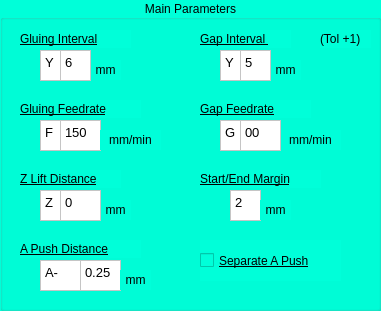
     <widget class="QGroupBox" name="param_group">
      <property name="geometry">
       <rect>
        <x>50</x>
        <y>10</y>
        <width>381</width>
        <height>311</height>
       </rect>
      </property>
      <property name="styleSheet">
       <string notr="true">background-color: rgb(0, 255, 217);</string>
      </property>
      <property name="title">
       <string>Main Parameters</string>
      </property>
      <property name="alignment">
       <set>Qt::AlignCenter</set>
      </property>
      <widget class="QLabel" name="glu_int_mm">
       <property name="geometry">
        <rect>
         <x>90</x>
         <y>60</y>
         <width>31</width>
         <height>20</height>
        </rect>
       </property>
       <property name="text">
        <string>mm</string>
       </property>
       <property name="alignment">
        <set>Qt::AlignCenter</set>
       </property>
      </widget>
      <widget class="QTextEdit" name="glu_int">
       <property name="geometry">
        <rect>
         <x>60</x>
         <y>50</y>
         <width>31</width>
         <height>31</height>
        </rect>
       </property>
       <property name="styleSheet">
        <string notr="true">background-color: rgb(255, 255, 255);</string>
       </property>
       <property name="html">
        <string>&lt;!DOCTYPE HTML PUBLIC &quot;-//W3C//DTD HTML 4.0//EN&quot; &quot;http://www.w3.org/TR/REC-html40/strict.dtd&quot;&gt;
&lt;html&gt;&lt;head&gt;&lt;meta name=&quot;qrichtext&quot; content=&quot;1&quot; /&gt;&lt;meta charset=&quot;utf-8&quot; /&gt;&lt;style type=&quot;text/css&quot;&gt;
p, li { white-space: pre-wrap; }
hr { height: 1px; border-width: 0; }
&lt;/style&gt;&lt;/head&gt;&lt;body style=&quot; font-family:'Noto Sans'; font-size:12pt; font-weight:400; font-style:normal;&quot;&gt;
&lt;p style=&quot; margin-top:0px; margin-bottom:0px; margin-left:0px; margin-right:0px; -qt-block-indent:0; text-indent:0px;&quot;&gt;&lt;span style=&quot; font-size:10pt;&quot;&gt;6&lt;/span&gt;&lt;/p&gt;&lt;/body&gt;&lt;/html&gt;</string>
       </property>
      </widget>
      <widget class="QTextEdit" name="glu_int_0">
       <property name="enabled">
        <bool>true</bool>
       </property>
       <property name="geometry">
        <rect>
         <x>40</x>
         <y>50</y>
         <width>21</width>
         <height>31</height>
        </rect>
       </property>
       <property name="styleSheet">
        <string notr="true">background-color: rgb(255, 255, 255);</string>
       </property>
       <property name="readOnly">
        <bool>true</bool>
       </property>
       <property name="html">
        <string>&lt;!DOCTYPE HTML PUBLIC &quot;-//W3C//DTD HTML 4.0//EN&quot; &quot;http://www.w3.org/TR/REC-html40/strict.dtd&quot;&gt;
&lt;html&gt;&lt;head&gt;&lt;meta name=&quot;qrichtext&quot; content=&quot;1&quot; /&gt;&lt;meta charset=&quot;utf-8&quot; /&gt;&lt;style type=&quot;text/css&quot;&gt;
p, li { white-space: pre-wrap; }
hr { height: 1px; border-width: 0; }
&lt;/style&gt;&lt;/head&gt;&lt;body style=&quot; font-family:'Noto Sans'; font-size:12pt; font-weight:400; font-style:normal;&quot;&gt;
&lt;p style=&quot; margin-top:0px; margin-bottom:0px; margin-left:0px; margin-right:0px; -qt-block-indent:0; text-indent:0px;&quot;&gt;&lt;span style=&quot; font-size:10pt;&quot;&gt;Y&lt;/span&gt;&lt;/p&gt;&lt;/body&gt;&lt;/html&gt;</string>
       </property>
      </widget>
      <widget class="QLabel" name="glu_int_label">
       <property name="geometry">
        <rect>
         <x>20</x>
         <y>30</y>
         <width>111</width>
         <height>18</height>
        </rect>
       </property>
       <property name="styleSheet">
        <string notr="true">font: 12pt &quot;Noto Sans&quot;;
text-decoration: underline;</string>
       </property>
       <property name="text">
        <string>Gluing Interval</string>
       </property>
      </widget>
      <widget class="QLabel" name="gap_int_label">
       <property name="geometry">
        <rect>
         <x>200</x>
         <y>30</y>
         <width>91</width>
         <height>18</height>
        </rect>
       </property>
       <property name="styleSheet">
        <string notr="true">font: 12pt &quot;Noto Sans&quot;;
text-decoration: underline;</string>
       </property>
       <property name="text">
        <string>Gap Interval </string>
       </property>
      </widget>
      <widget class="QLabel" name="gap_int_mm">
       <property name="geometry">
        <rect>
         <x>270</x>
         <y>60</y>
         <width>31</width>
         <height>20</height>
        </rect>
       </property>
       <property name="text">
        <string>mm</string>
       </property>
       <property name="alignment">
        <set>Qt::AlignCenter</set>
       </property>
      </widget>
      <widget class="QTextEdit" name="gap_int_0">
       <property name="enabled">
        <bool>true</bool>
       </property>
       <property name="geometry">
        <rect>
         <x>220</x>
         <y>50</y>
         <width>21</width>
         <height>31</height>
        </rect>
       </property>
       <property name="styleSheet">
        <string notr="true">background-color: rgb(255, 255, 255);</string>
       </property>
       <property name="readOnly">
        <bool>true</bool>
       </property>
       <property name="html">
        <string>&lt;!DOCTYPE HTML PUBLIC &quot;-//W3C//DTD HTML 4.0//EN&quot; &quot;http://www.w3.org/TR/REC-html40/strict.dtd&quot;&gt;
&lt;html&gt;&lt;head&gt;&lt;meta name=&quot;qrichtext&quot; content=&quot;1&quot; /&gt;&lt;meta charset=&quot;utf-8&quot; /&gt;&lt;style type=&quot;text/css&quot;&gt;
p, li { white-space: pre-wrap; }
hr { height: 1px; border-width: 0; }
&lt;/style&gt;&lt;/head&gt;&lt;body style=&quot; font-family:'Noto Sans'; font-size:12pt; font-weight:400; font-style:normal;&quot;&gt;
&lt;p style=&quot; margin-top:0px; margin-bottom:0px; margin-left:0px; margin-right:0px; -qt-block-indent:0; text-indent:0px;&quot;&gt;&lt;span style=&quot; font-size:10pt;&quot;&gt;Y&lt;/span&gt;&lt;/p&gt;&lt;/body&gt;&lt;/html&gt;</string>
       </property>
      </widget>
      <widget class="QTextEdit" name="gap_int">
       <property name="geometry">
        <rect>
         <x>240</x>
         <y>50</y>
         <width>31</width>
         <height>31</height>
        </rect>
       </property>
       <property name="styleSheet">
        <string notr="true">background-color: rgb(255, 255, 255);</string>
       </property>
       <property name="html">
        <string>&lt;!DOCTYPE HTML PUBLIC &quot;-//W3C//DTD HTML 4.0//EN&quot; &quot;http://www.w3.org/TR/REC-html40/strict.dtd&quot;&gt;
&lt;html&gt;&lt;head&gt;&lt;meta name=&quot;qrichtext&quot; content=&quot;1&quot; /&gt;&lt;meta charset=&quot;utf-8&quot; /&gt;&lt;style type=&quot;text/css&quot;&gt;
p, li { white-space: pre-wrap; }
hr { height: 1px; border-width: 0; }
&lt;/style&gt;&lt;/head&gt;&lt;body style=&quot; font-family:'Noto Sans'; font-size:12pt; font-weight:400; font-style:normal;&quot;&gt;
&lt;p style=&quot; margin-top:0px; margin-bottom:0px; margin-left:0px; margin-right:0px; -qt-block-indent:0; text-indent:0px;&quot;&gt;&lt;span style=&quot; font-size:10pt;&quot;&gt;5&lt;/span&gt;&lt;/p&gt;&lt;/body&gt;&lt;/html&gt;</string>
       </property>
      </widget>
      <widget class="QTextEdit" name="glu_fr">
       <property name="geometry">
        <rect>
         <x>60</x>
         <y>120</y>
         <width>41</width>
         <height>31</height>
        </rect>
       </property>
       <property name="styleSheet">
        <string notr="true">background-color: rgb(255, 255, 255);</string>
       </property>
       <property name="html">
        <string>&lt;!DOCTYPE HTML PUBLIC &quot;-//W3C//DTD HTML 4.0//EN&quot; &quot;http://www.w3.org/TR/REC-html40/strict.dtd&quot;&gt;
&lt;html&gt;&lt;head&gt;&lt;meta name=&quot;qrichtext&quot; content=&quot;1&quot; /&gt;&lt;meta charset=&quot;utf-8&quot; /&gt;&lt;style type=&quot;text/css&quot;&gt;
p, li { white-space: pre-wrap; }
hr { height: 1px; border-width: 0; }
&lt;/style&gt;&lt;/head&gt;&lt;body style=&quot; font-family:'Noto Sans'; font-size:12pt; font-weight:400; font-style:normal;&quot;&gt;
&lt;p style=&quot; margin-top:0px; margin-bottom:0px; margin-left:0px; margin-right:0px; -qt-block-indent:0; text-indent:0px;&quot;&gt;&lt;span style=&quot; font-size:10pt;&quot;&gt;150&lt;/span&gt;&lt;/p&gt;&lt;/body&gt;&lt;/html&gt;</string>
       </property>
      </widget>
      <widget class="QTextEdit" name="glu_fr_0">
       <property name="enabled">
        <bool>true</bool>
       </property>
       <property name="geometry">
        <rect>
         <x>40</x>
         <y>120</y>
         <width>21</width>
         <height>31</height>
        </rect>
       </property>
       <property name="styleSheet">
        <string notr="true">background-color: rgb(255, 255, 255);</string>
       </property>
       <property name="readOnly">
        <bool>true</bool>
       </property>
       <property name="html">
        <string>&lt;!DOCTYPE HTML PUBLIC &quot;-//W3C//DTD HTML 4.0//EN&quot; &quot;http://www.w3.org/TR/REC-html40/strict.dtd&quot;&gt;
&lt;html&gt;&lt;head&gt;&lt;meta name=&quot;qrichtext&quot; content=&quot;1&quot; /&gt;&lt;meta charset=&quot;utf-8&quot; /&gt;&lt;style type=&quot;text/css&quot;&gt;
p, li { white-space: pre-wrap; }
hr { height: 1px; border-width: 0; }
&lt;/style&gt;&lt;/head&gt;&lt;body style=&quot; font-family:'Noto Sans'; font-size:12pt; font-weight:400; font-style:normal;&quot;&gt;
&lt;p style=&quot; margin-top:0px; margin-bottom:0px; margin-left:0px; margin-right:0px; -qt-block-indent:0; text-indent:0px;&quot;&gt;&lt;span style=&quot; font-size:10pt;&quot;&gt;F&lt;/span&gt;&lt;/p&gt;&lt;/body&gt;&lt;/html&gt;</string>
       </property>
      </widget>
      <widget class="QLabel" name="glu_fr_label">
       <property name="geometry">
        <rect>
         <x>20</x>
         <y>100</y>
         <width>121</width>
         <height>18</height>
        </rect>
       </property>
       <property name="styleSheet">
        <string notr="true">font: 12pt &quot;Noto Sans&quot;;
text-decoration: underline;</string>
       </property>
       <property name="text">
        <string>Gluing Feedrate</string>
       </property>
      </widget>
      <widget class="QLabel" name="glu_fr_mm_min">
       <property name="geometry">
        <rect>
         <x>100</x>
         <y>130</y>
         <width>61</width>
         <height>20</height>
        </rect>
       </property>
       <property name="text">
        <string>mm/min</string>
       </property>
       <property name="alignment">
        <set>Qt::AlignCenter</set>
       </property>
      </widget>
      <widget class="QLabel" name="z_lift_label">
       <property name="geometry">
        <rect>
         <x>20</x>
         <y>170</y>
         <width>101</width>
         <height>18</height>
        </rect>
       </property>
       <property name="styleSheet">
        <string notr="true">font: 12pt &quot;Noto Sans&quot;;
text-decoration: underline;</string>
       </property>
       <property name="text">
        <string>Z Lift Distance</string>
       </property>
      </widget>
      <widget class="QLabel" name="z_lift_mm">
       <property name="geometry">
        <rect>
         <x>100</x>
         <y>200</y>
         <width>31</width>
         <height>20</height>
        </rect>
       </property>
       <property name="text">
        <string>mm</string>
       </property>
       <property name="alignment">
        <set>Qt::AlignCenter</set>
       </property>
      </widget>
      <widget class="QTextEdit" name="z_lift">
       <property name="geometry">
        <rect>
         <x>60</x>
         <y>190</y>
         <width>41</width>
         <height>31</height>
        </rect>
       </property>
       <property name="styleSheet">
        <string notr="true">background-color: rgb(255, 255, 255);</string>
       </property>
       <property name="html">
        <string>&lt;!DOCTYPE HTML PUBLIC &quot;-//W3C//DTD HTML 4.0//EN&quot; &quot;http://www.w3.org/TR/REC-html40/strict.dtd&quot;&gt;
&lt;html&gt;&lt;head&gt;&lt;meta name=&quot;qrichtext&quot; content=&quot;1&quot; /&gt;&lt;meta charset=&quot;utf-8&quot; /&gt;&lt;style type=&quot;text/css&quot;&gt;
p, li { white-space: pre-wrap; }
hr { height: 1px; border-width: 0; }
&lt;/style&gt;&lt;/head&gt;&lt;body style=&quot; font-family:'Noto Sans'; font-size:12pt; font-weight:400; font-style:normal;&quot;&gt;
&lt;p style=&quot; margin-top:0px; margin-bottom:0px; margin-left:0px; margin-right:0px; -qt-block-indent:0; text-indent:0px;&quot;&gt;&lt;span style=&quot; font-size:10pt;&quot;&gt;0&lt;/span&gt;&lt;/p&gt;&lt;/body&gt;&lt;/html&gt;</string>
       </property>
      </widget>
      <widget class="QTextEdit" name="z_lift_0">
       <property name="enabled">
        <bool>true</bool>
       </property>
       <property name="geometry">
        <rect>
         <x>40</x>
         <y>190</y>
         <width>21</width>
         <height>31</height>
        </rect>
       </property>
       <property name="styleSheet">
        <string notr="true">background-color: rgb(255, 255, 255);</string>
       </property>
       <property name="readOnly">
        <bool>true</bool>
       </property>
       <property name="html">
        <string>&lt;!DOCTYPE HTML PUBLIC &quot;-//W3C//DTD HTML 4.0//EN&quot; &quot;http://www.w3.org/TR/REC-html40/strict.dtd&quot;&gt;
&lt;html&gt;&lt;head&gt;&lt;meta name=&quot;qrichtext&quot; content=&quot;1&quot; /&gt;&lt;meta charset=&quot;utf-8&quot; /&gt;&lt;style type=&quot;text/css&quot;&gt;
p, li { white-space: pre-wrap; }
hr { height: 1px; border-width: 0; }
&lt;/style&gt;&lt;/head&gt;&lt;body style=&quot; font-family:'Noto Sans'; font-size:12pt; font-weight:400; font-style:normal;&quot;&gt;
&lt;p style=&quot; margin-top:0px; margin-bottom:0px; margin-left:0px; margin-right:0px; -qt-block-indent:0; text-indent:0px;&quot;&gt;&lt;span style=&quot; font-size:10pt;&quot;&gt;Z&lt;/span&gt;&lt;/p&gt;&lt;/body&gt;&lt;/html&gt;</string>
       </property>
      </widget>
      <widget class="QLabel" name="gap_fr_label">
       <property name="geometry">
        <rect>
         <x>200</x>
         <y>100</y>
         <width>111</width>
         <height>18</height>
        </rect>
       </property>
       <property name="styleSheet">
        <string notr="true">font: 12pt &quot;Noto Sans&quot;;
text-decoration: underline;</string>
       </property>
       <property name="text">
        <string>Gap Feedrate</string>
       </property>
      </widget>
      <widget class="QTextEdit" name="gap_fr_0">
       <property name="enabled">
        <bool>true</bool>
       </property>
       <property name="geometry">
        <rect>
         <x>220</x>
         <y>120</y>
         <width>21</width>
         <height>31</height>
        </rect>
       </property>
       <property name="styleSheet">
        <string notr="true">background-color: rgb(255, 255, 255);</string>
       </property>
       <property name="html">
        <string>&lt;!DOCTYPE HTML PUBLIC &quot;-//W3C//DTD HTML 4.0//EN&quot; &quot;http://www.w3.org/TR/REC-html40/strict.dtd&quot;&gt;
&lt;html&gt;&lt;head&gt;&lt;meta name=&quot;qrichtext&quot; content=&quot;1&quot; /&gt;&lt;meta charset=&quot;utf-8&quot; /&gt;&lt;style type=&quot;text/css&quot;&gt;
p, li { white-space: pre-wrap; }
hr { height: 1px; border-width: 0; }
&lt;/style&gt;&lt;/head&gt;&lt;body style=&quot; font-family:'Noto Sans'; font-size:12pt; font-weight:400; font-style:normal;&quot;&gt;
&lt;p style=&quot; margin-top:0px; margin-bottom:0px; margin-left:0px; margin-right:0px; -qt-block-indent:0; text-indent:0px;&quot;&gt;&lt;span style=&quot; font-size:10pt;&quot;&gt;G&lt;/span&gt;&lt;/p&gt;&lt;/body&gt;&lt;/html&gt;</string>
       </property>
      </widget>
      <widget class="QLabel" name="gap_fr_mm_min">
       <property name="geometry">
        <rect>
         <x>280</x>
         <y>130</y>
         <width>61</width>
         <height>20</height>
        </rect>
       </property>
       <property name="text">
        <string>mm/min</string>
       </property>
       <property name="alignment">
        <set>Qt::AlignCenter</set>
       </property>
      </widget>
      <widget class="QTextEdit" name="gap_fr">
       <property name="geometry">
        <rect>
         <x>240</x>
         <y>120</y>
         <width>41</width>
         <height>31</height>
        </rect>
       </property>
       <property name="styleSheet">
        <string notr="true">background-color: rgb(255, 255, 255);</string>
       </property>
       <property name="html">
        <string>&lt;!DOCTYPE HTML PUBLIC &quot;-//W3C//DTD HTML 4.0//EN&quot; &quot;http://www.w3.org/TR/REC-html40/strict.dtd&quot;&gt;
&lt;html&gt;&lt;head&gt;&lt;meta name=&quot;qrichtext&quot; content=&quot;1&quot; /&gt;&lt;meta charset=&quot;utf-8&quot; /&gt;&lt;style type=&quot;text/css&quot;&gt;
p, li { white-space: pre-wrap; }
hr { height: 1px; border-width: 0; }
&lt;/style&gt;&lt;/head&gt;&lt;body style=&quot; font-family:'Noto Sans'; font-size:12pt; font-weight:400; font-style:normal;&quot;&gt;
&lt;p style=&quot; margin-top:0px; margin-bottom:0px; margin-left:0px; margin-right:0px; -qt-block-indent:0; text-indent:0px;&quot;&gt;&lt;span style=&quot; font-size:10pt;&quot;&gt;00&lt;/span&gt;&lt;/p&gt;&lt;/body&gt;&lt;/html&gt;</string>
       </property>
      </widget>
      <widget class="QLabel" name="margin_label">
       <property name="geometry">
        <rect>
         <x>200</x>
         <y>170</y>
         <width>121</width>
         <height>18</height>
        </rect>
       </property>
       <property name="styleSheet">
        <string notr="true">font: 12pt &quot;Noto Sans&quot;;
text-decoration: underline;</string>
       </property>
       <property name="text">
        <string>Start/End Margin</string>
       </property>
      </widget>
      <widget class="QTextEdit" name="margin">
       <property name="geometry">
        <rect>
         <x>230</x>
         <y>190</y>
         <width>31</width>
         <height>31</height>
        </rect>
       </property>
       <property name="styleSheet">
        <string notr="true">background-color: rgb(255, 255, 255);</string>
       </property>
       <property name="html">
        <string>&lt;!DOCTYPE HTML PUBLIC &quot;-//W3C//DTD HTML 4.0//EN&quot; &quot;http://www.w3.org/TR/REC-html40/strict.dtd&quot;&gt;
&lt;html&gt;&lt;head&gt;&lt;meta name=&quot;qrichtext&quot; content=&quot;1&quot; /&gt;&lt;meta charset=&quot;utf-8&quot; /&gt;&lt;style type=&quot;text/css&quot;&gt;
p, li { white-space: pre-wrap; }
hr { height: 1px; border-width: 0; }
&lt;/style&gt;&lt;/head&gt;&lt;body style=&quot; font-family:'Noto Sans'; font-size:12pt; font-weight:400; font-style:normal;&quot;&gt;
&lt;p style=&quot; margin-top:0px; margin-bottom:0px; margin-left:0px; margin-right:0px; -qt-block-indent:0; text-indent:0px;&quot;&gt;&lt;span style=&quot; font-size:10pt;&quot;&gt;2&lt;/span&gt;&lt;/p&gt;&lt;/body&gt;&lt;/html&gt;</string>
       </property>
      </widget>
      <widget class="QLabel" name="margin_mm">
       <property name="geometry">
        <rect>
         <x>260</x>
         <y>200</y>
         <width>31</width>
         <height>20</height>
        </rect>
       </property>
       <property name="text">
        <string>mm</string>
       </property>
       <property name="alignment">
        <set>Qt::AlignCenter</set>
       </property>
      </widget>
      <widget class="QLabel" name="a_push_label">
       <property name="geometry">
        <rect>
         <x>20</x>
         <y>240</y>
         <width>121</width>
         <height>18</height>
        </rect>
       </property>
       <property name="styleSheet">
        <string notr="true">font: 12pt &quot;Noto Sans&quot;;
text-decoration: underline;</string>
       </property>
       <property name="text">
        <string>A Push Distance</string>
       </property>
      </widget>
      <widget class="QTextEdit" name="a_push_0">
       <property name="enabled">
        <bool>true</bool>
       </property>
       <property name="geometry">
        <rect>
         <x>40</x>
         <y>260</y>
         <width>41</width>
         <height>31</height>
        </rect>
       </property>
       <property name="styleSheet">
        <string notr="true">background-color: rgb(255, 255, 255);</string>
       </property>
       <property name="readOnly">
        <bool>true</bool>
       </property>
       <property name="html">
        <string>&lt;!DOCTYPE HTML PUBLIC &quot;-//W3C//DTD HTML 4.0//EN&quot; &quot;http://www.w3.org/TR/REC-html40/strict.dtd&quot;&gt;
&lt;html&gt;&lt;head&gt;&lt;meta name=&quot;qrichtext&quot; content=&quot;1&quot; /&gt;&lt;meta charset=&quot;utf-8&quot; /&gt;&lt;style type=&quot;text/css&quot;&gt;
p, li { white-space: pre-wrap; }
hr { height: 1px; border-width: 0; }
&lt;/style&gt;&lt;/head&gt;&lt;body style=&quot; font-family:'Noto Sans'; font-size:12pt; font-weight:400; font-style:normal;&quot;&gt;
&lt;p style=&quot; margin-top:0px; margin-bottom:0px; margin-left:0px; margin-right:0px; -qt-block-indent:0; text-indent:0px;&quot;&gt;&lt;span style=&quot; font-size:10pt;&quot;&gt;A-&lt;/span&gt;&lt;/p&gt;&lt;/body&gt;&lt;/html&gt;</string>
       </property>
      </widget>
      <widget class="QTextEdit" name="a_push">
       <property name="geometry">
        <rect>
         <x>80</x>
         <y>260</y>
         <width>41</width>
         <height>31</height>
        </rect>
       </property>
       <property name="styleSheet">
        <string notr="true">background-color: rgb(255, 255, 255);</string>
       </property>
       <property name="html">
        <string>&lt;!DOCTYPE HTML PUBLIC &quot;-//W3C//DTD HTML 4.0//EN&quot; &quot;http://www.w3.org/TR/REC-html40/strict.dtd&quot;&gt;
&lt;html&gt;&lt;head&gt;&lt;meta name=&quot;qrichtext&quot; content=&quot;1&quot; /&gt;&lt;meta charset=&quot;utf-8&quot; /&gt;&lt;style type=&quot;text/css&quot;&gt;
p, li { white-space: pre-wrap; }
hr { height: 1px; border-width: 0; }
&lt;/style&gt;&lt;/head&gt;&lt;body style=&quot; font-family:'Noto Sans'; font-size:12pt; font-weight:400; font-style:normal;&quot;&gt;
&lt;p style=&quot; margin-top:0px; margin-bottom:0px; margin-left:0px; margin-right:0px; -qt-block-indent:0; text-indent:0px;&quot;&gt;&lt;span style=&quot; font-size:10pt;&quot;&gt;0.25&lt;/span&gt;&lt;/p&gt;&lt;/body&gt;&lt;/html&gt;</string>
       </property>
      </widget>
      <widget class="QLabel" name="a_push_mm">
       <property name="geometry">
        <rect>
         <x>120</x>
         <y>270</y>
         <width>31</width>
         <height>20</height>
        </rect>
       </property>
       <property name="text">
        <string>mm</string>
       </property>
       <property name="alignment">
        <set>Qt::AlignCenter</set>
       </property>
      </widget>
      <widget class="QCheckBox" name="sep_a_move">
       <property name="geometry">
        <rect>
         <x>200</x>
         <y>240</y>
         <width>141</width>
         <height>41</height>
        </rect>
       </property>
       <property name="styleSheet">
        <string notr="true">font: 12pt &quot;Noto Sans&quot;;
text-decoration: underline;</string>
       </property>
       <property name="text">
        <string>Separate A Push</string>
       </property>
       <property name="tristate">
        <bool>false</bool>
       </property>
      </widget>
      <widget class="QLabel" name="gap_fr_label_2">
       <property name="geometry">
        <rect>
         <x>320</x>
         <y>30</y>
         <width>51</width>
         <height>18</height>
        </rect>
       </property>
       <property name="text">
        <string>(Tol +1)</string>
       </property>
      </widget>
     </widget>
